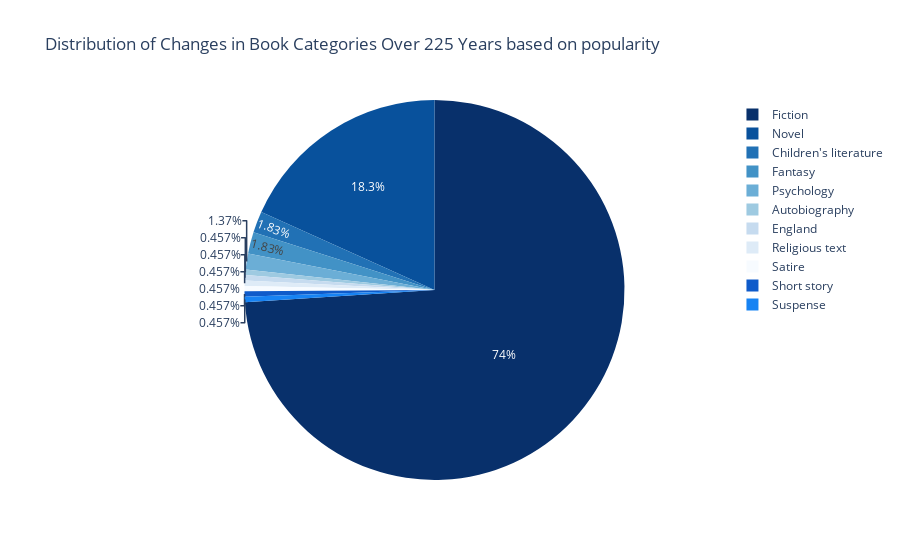

Write notebook code for a chart like this one.
### Markdown cell above
<div style="color:black;
           display:fill;
           border-radius:5px;
           font-size:150%;
           font-family:Verdana;
           letter-spacing:0.5px;
           text-align:left">
    
In 225 years (1800-2024), 72% of the time the Fiction category was the most popular category, 18% of the time the Novel category was, and 10% of the time other categories were the most popular.
</div>

### Code cell
changes_during_225years = changes_during_225years.replace(categories.keys(), categories.values())
changes_during_225years = changes_during_225years.groupby('categories')['%changes of total'].sum().to_frame().reset_index()
sequence = px.colors.sequential.Blues_r
px.pie(changes_during_225years, names='categories', values='%changes of total',
       color_discrete_sequence=sequence, title="Distribution of Changes in Book Categories Over 225 Years based on popularity")

### Figure 1 — Plotly figure (JSON) as saved in the notebook; plotly's stock layout.template omitted (floating-point values rounded to 4 significant figures)
{"data": [{"domain": {"x": [0, 1], "y": [0, 1]}, "hovertemplate": "categories=%{label}<br>%changes of total=%{value}<extra></extra>", "labels": ["Autobiography", "Children's literature", "England", "Fantasy", "Fiction", "Novel", "Psychology", "Religious text", "Satire", "Short story", "Suspense"], "legendgroup": "", "name": "", "showlegend": true, "type": "pie", "values": [0.4444, 1.778, 0.4444, 1.778, 72, 17.78, 1.333, 0.4444, 0.4444, 0.4444, 0.4444]}], "layout": {"legend": {"tracegroupgap": 0}, "piecolorway": ["rgb(8,48,107)", "rgb(8,81,156)", "rgb(33,113,181)", "rgb(66,146,198)", "rgb(107,174,214)", "rgb(158,202,225)", "rgb(198,219,239)", "rgb(222,235,247)", "rgb(247,251,255)"], "title": {"text": "Distribution of Changes in Book Categories Over 225 Years based on popularity"}}}
